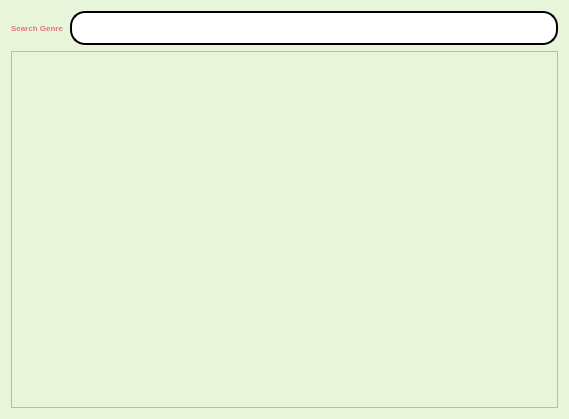
<?xml version="1.0" encoding="UTF-8"?>
<ui version="4.0">
 <class>genreList</class>
 <widget class="QDialog" name="genreList">
  <property name="geometry">
   <rect>
    <x>0</x>
    <y>0</y>
    <width>569</width>
    <height>419</height>
   </rect>
  </property>
  <property name="font">
   <font>
    <pointsize>6</pointsize>
   </font>
  </property>
  <property name="windowTitle">
   <string>Dialog</string>
  </property>
  <property name="styleSheet">
   <string notr="true">background-color:#e9f5db;</string>
  </property>
  <layout class="QVBoxLayout" name="verticalLayout_2">
   <item>
    <layout class="QVBoxLayout" name="verticalLayout">
     <item>
      <layout class="QHBoxLayout" name="horizontalLayout">
       <item>
        <widget class="QLabel" name="label_9">
         <property name="styleSheet">
          <string notr="true">font: 14pt &quot;georgia&quot;;
color: #e0777d;</string>
         </property>
         <property name="text">
          <string>&lt;html&gt;&lt;head/&gt;&lt;body&gt;&lt;p&gt;&lt;span style=&quot; font-weight:700;&quot;&gt;Search Genre&lt;/span&gt;&lt;/p&gt;&lt;/body&gt;&lt;/html&gt;</string>
         </property>
        </widget>
       </item>
       <item>
        <widget class="QLineEdit" name="value">
         <property name="styleSheet">
          <string notr="true">QLineEdit{
	background-color: rgb(255, 255, 255);
	 border: 2px  solid;
     border-radius: 15px;
	font: 24px
}</string>
         </property>
        </widget>
       </item>
      </layout>
     </item>
     <item>
      <widget class="QTableView" name="TableView">
       <property name="contextMenuPolicy">
        <enum>Qt::PreventContextMenu</enum>
       </property>
       <property name="styleSheet">
        <string notr="true">QHeaderView::section { background-color: #4f85e2; font: 16 px solid;color:white;}</string>
       </property>
       <property name="selectionMode">
        <enum>QAbstractItemView::SingleSelection</enum>
       </property>
       <property name="selectionBehavior">
        <enum>QAbstractItemView::SelectRows</enum>
       </property>
       <attribute name="verticalHeaderVisible">
        <bool>false</bool>
       </attribute>
      </widget>
     </item>
    </layout>
   </item>
  </layout>
 </widget>
 <resources/>
 <connections/>
</ui>
